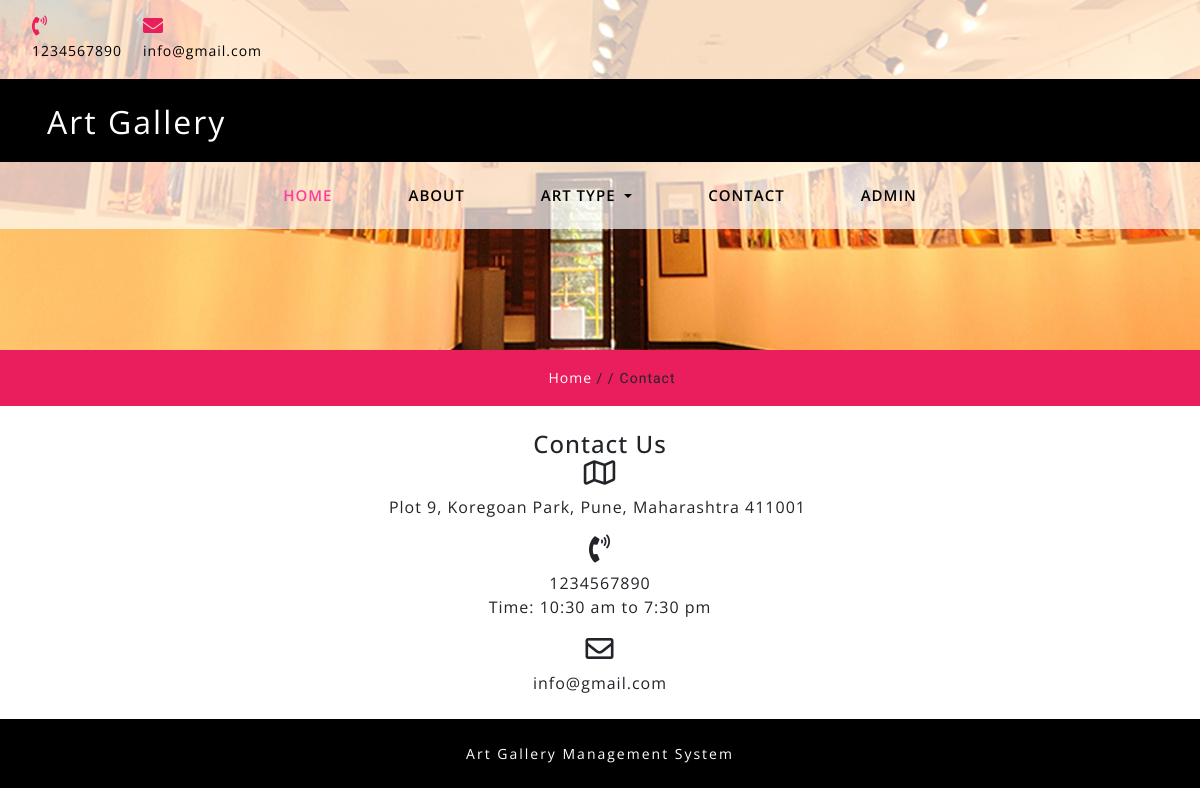
The app's page /SourceCode/contact.php with its own data.
### tables this page shows
CREATE TABLE IF NOT EXISTS `tblpage` (
  `ID` int NOT NULL AUTO_INCREMENT,
  `PageType` varchar(200) DEFAULT NULL,
  `PageTitle` mediumtext,
  `PageDescription` mediumtext,
  `Email` varchar(200) DEFAULT NULL,
  `MobileNumber` bigint DEFAULT NULL,
  `UpdationDate` date DEFAULT NULL,
  `Timing` varchar(200) NOT NULL,
  PRIMARY KEY (`ID`)
);

### SourceCode/contact.php (the view, shortened to what this page needs)
<?php
include('includes/dbconnection.php');
?>
<!DOCTYPE html>
<html lang="zxx">
   <head>
      <link href="css/bootstrap.min.css" rel="stylesheet" type="text/css" media="all">
      <link href="css/fontawesome-all.min.css" rel="stylesheet" type="text/css" media="all">
      <link rel="stylesheet" href="css/shop.css" type="text/css" />
      <link href="css/style.css" rel='stylesheet' type='text/css' media="all">
   </head>
   <body>
   <?php include_once('includes/header.php');?>
      <div class="inner_page-banner one-img">
      </div>
      <div class="using-border py-3">
         <div class="inner_breadcrumb  ml-4">
            <ul class="short_ls">
               <li>
                  <a href="index.php">Home</a>
                  <span>/ /</span>
               </li>
               <li>Contact</li>
            </ul>
         </div>
      </div>
      <section class="subscribe">
         <div class="container-fluid">
         <div class="row">
            <div class="col-lg-12 col-md-12 address-w3l-right text-center">
               <?php
$ret=mysqli_query($con,"select * from tblpage where PageType='contactus' ");
while ($row=mysqli_fetch_array($ret)) {
?>
<h4><?php  echo $row['PageTitle'];?></h4>
               <div class="address-gried ">
                  <span class="far fa-map"></span>
                  <p><?php  echo $row['PageDescription'];?>
               </div>
               <div class="address-gried mt-3">
                  <span class="fas fa-phone-volume"></span>
                  <p> <?php  echo $row['MobileNumber'];?>
                  <br>Time: <?php  echo $row['Timing'];?></p>
               </div>
               <div class=" address-gried mt-3">
                  <span class="far fa-envelope"></span>
                  <p><?php  echo $row['Email'];?>
                  </p>
               </div><?php } ?>
            </div>
         </div>
		 </div>
      </section>
    <?php include_once('includes/footer.php');?>
   </body>
</html>

### SourceCode/Includes/header.php (shortened to what this page needs)
<div class="header-bar">
            <div class="info-top-grid">
               <div class="info-contact-agile">
                <?php
$ret=mysqli_query($con,"select * from tblpage where PageType='contactus' ");
while ($row=mysqli_fetch_array($ret)) {
?>
                  <ul>
                     <li>
                        <span class="fas fa-phone-volume"></span>
                        <p><?php  echo $row['MobileNumber'];?></p>
                     </li>
                     <li>
                        <span class="fas fa-envelope"></span>
                        <p><?php  echo $row['Email'];?></p>
                     </li>
                  </ul><?php } ?>
               </div>
            </div>
            <div class="container-fluid">
               <div class="hedder-up row">
                  <div class="col-lg-3 col-md-3 logo-head">
                     <h1><a class="navbar-brand" href="index.php">Art Gallery</a></h1>
                  </div>
               </div>
            </div>
            <nav class="navbar navbar-expand-lg navbar-light">
               <div class="collapse navbar-collapse justify-content-center" id="navbarSupportedContent">
                  <ul class="navbar-nav ">
                     <li class="nav-item active">
                        <a class="nav-link" href="index.php">Home <span class="sr-only">(current)</span></a>
                     </li>
                     <li class="nav-item">
                        <a href="about.php" class="nav-link">About</a>
                     </li>
                     <li class="nav-item dropdown">
                        <a class="nav-link dropdown-toggle" href="#" id="navbarDropdown1" role="button" data-toggle="dropdown" aria-haspopup="true" aria-expanded="false">
                        Art Type
                        </a>
                     </li>
                     <li class="nav-item">
                        <a href="contact.php" class="nav-link">Contact</a>
                     </li>
                      <li class="nav-item">
                        <a href="admin/login.php" class="nav-link">Admin</a>
                     </li>
                  </ul>
               </div>
            </nav>
         </div>

### SourceCode/css/style.css (style rules this page uses)
html, body { padding: 0; margin: 0; background: #fff; letter-spacing: 1px; font-family: 'Sunflower', sans-serif; }
body a, input[type="button"], input[type="submit"], select, input[type="email"], input[type="text"], input[type=password], textarea { font-family: 'Open Sans', sans-serif; transition: 0.5s all; -webkit-transition: 0.5s all; -moz-transition: 0.5s all; -o-transition: 0.5s all; -ms-transition: 0.5s all; letter-spacing: 1px; }
h1, h2, h3, h4, h5, h6, p { margin: 0; padding: 0; letter-spacing: 1px; font-family: 'Open Sans', sans-serif; }
ul { margin: 0; padding: 0; list-style-type: none; }
.header-bar { position: absolute; width: 100%; z-index: 99; }
h1 a.navbar-brand { font-size: 32px; color: #fff !important; text-transform: capitalize; font-weight: 400; letter-spacing: 2px; }
.hedder-up { background: #000; }
.info-top-grid, nav.navbar.navbar-expand-lg.navbar-light { background: rgba(255, 255, 255, 0.7); }
.hedder-up, .info-top-grid, nav.navbar.navbar-expand-lg.navbar-light { padding: 1em 3em; }
.info-contact-agile ul li { display: inline-block; }
.info-contact-agile ul li p, .info-contact-agile ul li p a { font-size: 14px; color: #000; }
.info-contact-agile ul li span { font-size: 20px; color: #ea1d5d; margin-right: 12px; }
.info-contact-agile ul li:nth-child(1) { margin-right: 16px; }
.navbar-light .navbar-nav .nav-link { color: #000; font-size: 15px; letter-spacing: 2px; text-transform: uppercase; font-weight: 600; padding: 10px 38px; transition: 0.5s all; -webkit-transition: 0.5s all; -moz-transition: 0.5s all; -o-transition: 0.5s all; -ms-transition: 0.5s all; }
nav.navbar.navbar-expand-lg.navbar-light { padding: 1em 0em; }
.navbar-light .navbar-nav .nav-link:focus, .navbar-light .navbar-nav .nav-link:hover, .navbar-light .navbar-nav .active>.nav-link, .navbar-light .navbar-nav .nav-link.active, .navbar-light .navbar-nav .nav-link.open, .navbar-light .navbar-nav .open>.nav-link { color: #ff3b9f; }
.one-img { background: url(../images/b1.jpg)no-repeat center; }
a { color: #fff; text-decoration: none; }
.inner_page-banner { text-align: center; background: url(../images/b2.jpg) no-repeat center; background-size: cover; min-height: 350px; }
ul.short_ls li a { color: #ffffff; text-decoration: none; }
ul.short_ls li { list-style: none; display: inline-block; letter-spacing: 1px; font-size: 14px; }
.using-border { width: 100%; border: none; background: #ea1d5d; text-align: center; }
@media (max-width:1366px) { .hedder-up, .info-top-grid, nav.navbar.navbar-expand-lg.navbar-light { padding: 1em 2em; } }
@media (max-width:1366px) { .navbar-light .navbar-nav .nav-link { letter-spacing: 1px; padding: 6px 38px; } }
@media (max-width:1366px) { .address-w3l-right { padding: 1.5em 0em; } }
@media (max-width:1366px) { .address-gried span { font-size: 28px; margin-bottom: 8px; } }

### records on screen
tblpage: MobileNumber "1234567890", Email "info@gmail.com", PageTitle "Contact Us", PageDescription "Plot 9, Koregoan Park, Pune, Maharashtra 411001", Timing "10:30 am to 7:30 pm"
